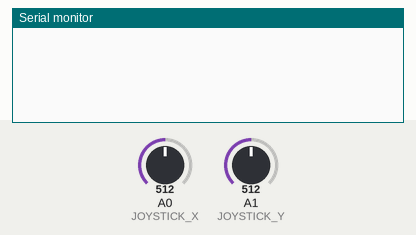
The sketch below on a simulated Arduino Uno, built with avr-gcc and run on an emulated ATmega328P. Parts: the last lines printed to the serial monitor. Inputs (shaded band) come from the test bench; at power-on: A0 (JOYSTICK_X) = 512, A1 (JOYSTICK_Y) = 512. No radio packets arrive unless stated.

Above: at 1.2 s.
1.3 s: A0 (JOYSTICK_X) set to 621
At 2.2 s:
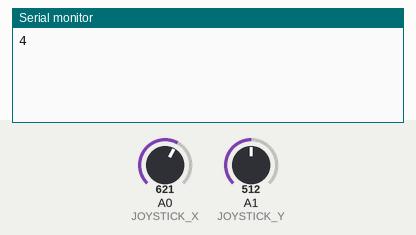
3.0 s: A0 (JOYSTICK_X) set to 601
At 3.8 s:
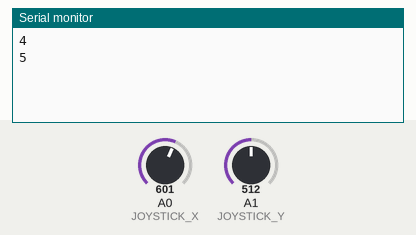
4.5 s: A1 (JOYSTICK_Y) set to 621
At 5.3 s:
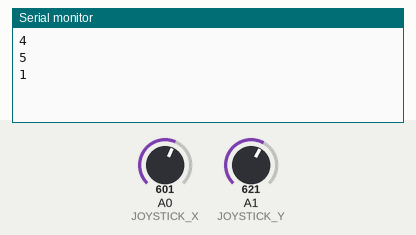
6.0 s: A1 (JOYSTICK_Y) set to 401
At 6.7 s:
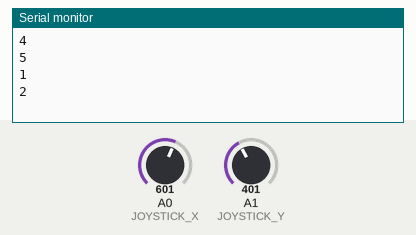
Timing chart, 0 to 8.5 s (numbered marks = the images above; inputs shaded):
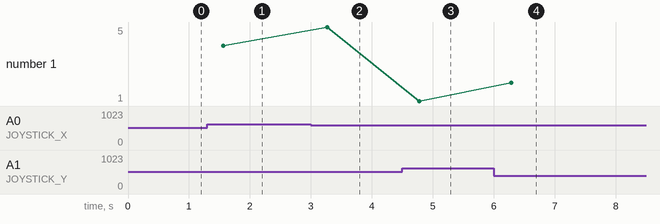

Measured:
- after the input at 1.3 s, the serial monitor: prints a new line after 0.26 s (image 1)
- after the input at 3.0 s, the serial monitor: prints a new line after 0.27 s (image 2)
- after the input at 4.5 s, the serial monitor: prints a new line after 0.28 s (image 3)
- after the input at 6.0 s, the serial monitor: prints a new line after 0.29 s (image 4)
- plotted number 1: 4 → 5 after the input at 3.0 s, 5 → 1 after the input at 4.5 s, 1 → 2 after the input at 6.0 s

The sketch:

transmitter.ino
```cpp
#include <nRF24L01.h>
#include <RF24.h>

const int CE_PIN = 7;
const int CSN_PIN = 8;

const byte address[] = "00001";

const int JOYSTICK_X = A0;
const int JOYSTICK_Y = A1;

const int READINGS_THRESHOLD = 5;

RF24 radio(CE_PIN, CSN_PIN);

enum Action
{
  FORWARD = 1,
  BACKWARD,
  TURN_LEFT,
  TURN_RIGHT,
  STOP
};

void setup()
{
  radio.begin();
  radio.openWritingPipe(address);
  radio.setPALevel(RF24_PA_LOW);
  radio.stopListening();
  Serial.begin(115200);
}

Action lastSentAction = STOP;
Action lastReadAction = STOP;
int numSameReadings = 0;

void loop()
{
  int x = analogRead(JOYSTICK_X);
  int y = analogRead(JOYSTICK_Y);

  // calculate an action for the robot
  Action action = STOP;
  if(x < 411)
  {
    action = TURN_LEFT;
  }
  else if (x > 611)
  {
    action = TURN_RIGHT;
  }
  else if (y > 611)
  {
    action = FORWARD;
  }
  else if (y < 411)
  {
    action = BACKWARD;
  }

  // filter a bit
  if (lastReadAction != action)
  {
    numSameReadings = 0;
    lastReadAction = action;
  }
  else if (++numSameReadings >= READINGS_THRESHOLD && lastReadAction != lastSentAction)
  {
    Serial.println(lastReadAction);
    lastSentAction = lastReadAction;
    radio.write(&lastReadAction, sizeof(lastReadAction));
  }
  delay(50);
}
```
